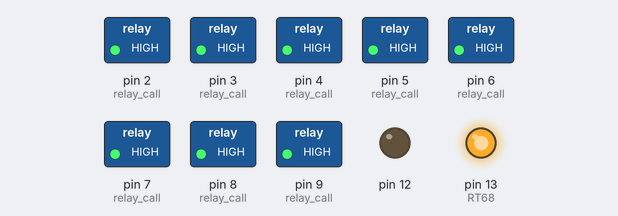
The sketch below on a simulated Arduino Mega 2560, built with avr-gcc and run on an emulated ATmega2560. Parts: switched loads named in the sketch (green lamp = pin HIGH), output pins drawn as LEDs (lit = HIGH).

Above: at 0.1 s.
At 5.1 s:
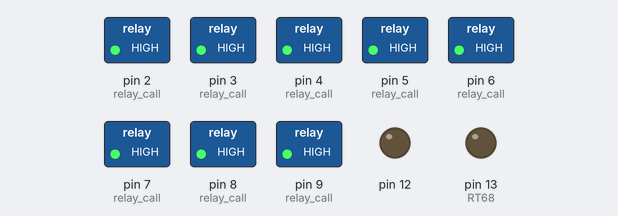
Timing chart, 0 to 6.6 s (numbered marks = the images above):
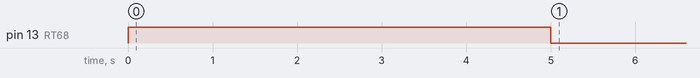

Measured:
- by itself, pin 13 (RT68): HIGH → LOW at 5.0 s

The sketch:

tester_demo.ino
```cpp
#include "src/tester.h"

void setup() {
    init_tester();

    RT68_ON
    delay(5000);
    RT68_OFF
}

void loop() {
}
```

tester.cpp
```cpp
#include <avr/io.h>
#include "tester.h"

uint8_t test_points[64] = {
    0x70, 0x78, 0x74, 0x7C, 0x72, 0x7A, 0x76, 0x7E, 0x71, 0x79, 0x75, 0x7D, 0x73, 0x7B, 0x77, 0x7F,\
    0xB0, 0xB8, 0xB4, 0xBC, 0xB2, 0xBA, 0xB6, 0xBE, 0xB1, 0xB9, 0xB5, 0xBD, 0xB3, 0xBB, 0xB7, 0xBF,\
    0xD0, 0xD8, 0xD4, 0xDC, 0xD2, 0xDA, 0xD6, 0xDE, 0xD1, 0xD9, 0xD5, 0xDD, 0xD3, 0xDB, 0xD7, 0xDF,\
    0xE0, 0xE8, 0xE4, 0xEC, 0xE2, 0xEA, 0xE6, 0xEE, 0xE1, 0xE9, 0xE5, 0xED, 0xE3, 0xEB, 0xE7, 0xEF};

void init_tester() {
    DDRB |= (1 << PB6) | (1 << PB7);                                        // RT68 (MULTIMETER) COIL, initialize both pins to OUTPUT LOW

    /*  HC154 chip select
        U1 - D2 (PE4)
        U2 - D3 (PE5)
        U3 - D4 (PG5)
        U4 - D5 (PE3)
    */
    DDRE |= (1 << PE3) | (1 << PE4) | (1 << PE5);
    PORTE |= (1 << PE3) | (1 << PE4) | (1 << PE5);                          // HIGH to disable
    DDRG |= (1 << PG5);
    PORTG |= (1 << PG5);                                                    // HIGH to disable

    /*  HC154 input
        A0 - D6 (PH3)
        A1 - D7 (PH4)
        A2 - D8 (PH5)
        A3 - D9 (PH6)
    */
    DDRH |= (1 << PH3) | (1 << PH4) | (1 << PH5) | (1 << PH6);
    PORTH |= (1 << PH3) | (1 << PH4) | (1 << PH5) | (1 << PH6);
}

void relay_call(uint8_t pin) {
    (pin & 0x80) ? (PORTE |= (1 << PE4)) : (PORTE &= ~(1 << PE4));          // U1
    (pin & 0x40) ? (PORTE |= (1 << PE5)) : (PORTE &= ~(1 << PE5));          // U2
    (pin & 0x20) ? (PORTG |= (1 << PG5)) : (PORTG &= ~(1 << PG5));          // U3
    (pin & 0x10) ? (PORTE |= (1 << PE3)) : (PORTE &= ~(1 << PE3));          // U4
    (pin & 0x08) ? (PORTH |= (1 << PH3)) : (PORTH &= ~(1 << PH3));          // A0
    (pin & 0x04) ? (PORTH |= (1 << PH4)) : (PORTH &= ~(1 << PH4));          // A1
    (pin & 0x02) ? (PORTH |= (1 << PH5)) : (PORTH &= ~(1 << PH5));          // A2
    (pin & 0x01) ? (PORTH |= (1 << PH6)) : (PORTH &= ~(1 << PH6));          // A3
}
```

tester.h
```cpp
#include <stdint.h>

extern uint8_t test_points[64];

void init_tester();
void relay_call(uint8_t pin);

#define RT68_ON     PORTB|=(1<<PB7);
#define RT68_OFF    PORTB&=~(1<<PB7);
```
